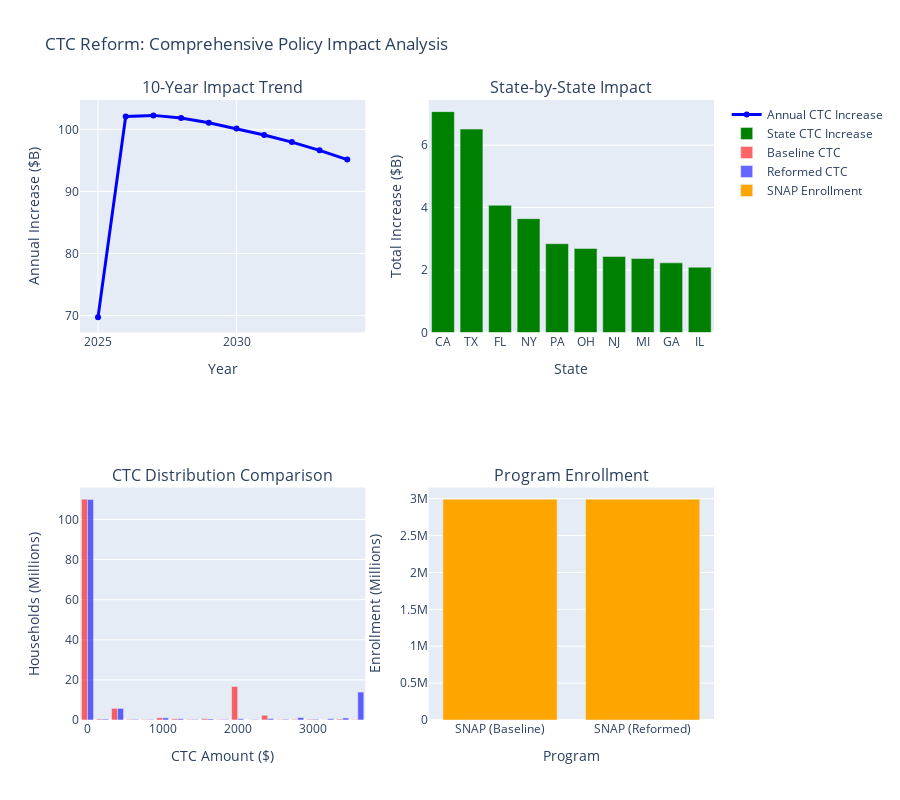

This figure's notebook cell:
### Markdown cell above
## 9.

### Code cell
# Create multiple visualizations

fig = make_subplots(
    rows=2, cols=2,
    subplot_titles=('10-Year Impact Trend', 'State-by-State Impact', 
                   'CTC Distribution Comparison', 'Program Enrollment'),
    specs=[[{"secondary_y": False}, {"secondary_y": False}],
           [{"secondary_y": False}, {"secondary_y": False}]]
)

# Plot 1: 10-year trend
fig.add_trace(
    go.Scatter(x=impact_df['year'], y=impact_df['annual_increase'],
              mode='lines+markers', name='Annual CTC Increase',
              line=dict(color='blue', width=3)),
    row=1, col=1
)

# Plot 2: Top 10 states
top_10_states = state_analysis.head(10)
fig.add_trace(
    go.Bar(x=top_10_states['state_code'], y=top_10_states['total_ctc_increase']/1e9,
           name='State CTC Increase', marker_color='green'),
    row=1, col=2
)

# Plot 3: CTC distribution comparison
ctc_bins = np.arange(0, 4000, 200)
baseline_hist = np.histogram(comparison_df['ctc_baseline'], bins=ctc_bins, 
                           weights=comparison_df['household_weight'])[0]
reformed_hist = np.histogram(comparison_df['ctc_reformed'], bins=ctc_bins,
                           weights=comparison_df['household_weight'])[0]

fig.add_trace(
    go.Bar(x=ctc_bins[:-1], y=baseline_hist/1e6, name='Baseline CTC',
           marker_color='red', opacity=0.6),
    row=2, col=1
)
fig.add_trace(
    go.Bar(x=ctc_bins[:-1], y=reformed_hist/1e6, name='Reformed CTC',
           marker_color='blue', opacity=0.6),
    row=2, col=1
)

# Plot 4: Program enrollment comparison
enrollment_data = {
    'Program': ['SNAP (Baseline)', 'SNAP (Reformed)'],
    'Enrollment': [baseline_snap_count/1e6, reformed_snap_count/1e6]
}
fig.add_trace(
    go.Bar(x=enrollment_data['Program'], y=enrollment_data['Enrollment'],
           name='SNAP Enrollment', marker_color='orange'),
    row=2, col=2
)

# Update layout
fig.update_layout(height=800, showlegend=True, 
                 title_text="CTC Reform: Comprehensive Policy Impact Analysis")

# Update axis labels
fig.update_xaxes(title_text="Year", row=1, col=1)
fig.update_yaxes(title_text="Annual Increase ($B)", row=1, col=1)
fig.update_xaxes(title_text="State", row=1, col=2)
fig.update_yaxes(title_text="Total Increase ($B)", row=1, col=2)
fig.update_xaxes(title_text="CTC Amount ($)", row=2, col=1)
fig.update_yaxes(title_text="Households (Millions)", row=2, col=1)
fig.update_xaxes(title_text="Program", row=2, col=2)
fig.update_yaxes(title_text="Enrollment (Millions)", row=2, col=2)

fig.show()

### Figure 1 — Plotly figure (JSON) as saved in the notebook; plotly's stock layout.template omitted (floating-point values rounded to 4 significant figures)
{"data": [{"line": {"color": "blue", "width": 3}, "mode": "lines+markers", "name": "Annual CTC Increase", "type": "scatter", "x": [2025, 2026, 2027, 2028, 2029, 2030, 2031, 2032, 2033, 2034], "xaxis": "x", "y": [69.75, 102.1, 102.2, 101.8, 101.1, 100.1, 99.09, 97.95, 96.62, 95.12], "yaxis": "y"}, {"marker": {"color": "green"}, "name": "State CTC Increase", "type": "bar", "x": ["CA", "TX", "FL", "NY", "PA", "OH", "NJ", "MI", "GA", "IL"], "xaxis": "x2", "y": [7.074, 6.514, 4.075, 3.646, 2.844, 2.692, 2.433, 2.369, 2.231, 2.091], "yaxis": "y2"}, {"marker": {"color": "red"}, "name": "Baseline CTC", "opacity": 0.6, "type": "bar", "x": [0, 200, 400, 600, 800, 1000, 1200, 1400, 1600, 1800, 2000, 2200, 2400, 2600, 2800, 3000, 3200, 3400, 3600], "xaxis": "x3", "y": [110.1, 0.4571, 5.783, 0.324, 0.2618, 1.106, 0.5668, 0.2824, 0.6299, 0.2845, 16.68, 0.06269, 2.34, 0.277, 0.2885, 0.3788, 0.09317, 0.4473, 0.275], "yaxis": "y3"}, {"marker": {"color": "blue"}, "name": "Reformed CTC", "opacity": 0.6, "type": "bar", "x": [0, 200, 400, 600, 800, 1000, 1200, 1400, 1600, 1800, 2000, 2200, 2400, 2600, 2800, 3000, 3200, 3400, 3600], "xaxis": "x3", "y": [109.9, 0.4474, 5.769, 0.3242, 0.3008, 1.062, 0.5929, 0.2966, 0.514, 0.277, 0.5919, 0.2752, 0.6826, 0.3543, 1.199, 0.3946, 0.6551, 0.9898, 13.92], "yaxis": "y3"}, {"marker": {"color": "orange"}, "name": "SNAP Enrollment", "type": "bar", "x": ["SNAP (Baseline)", "SNAP (Reformed)"], "xaxis": "x4", "y": [2994000.0, 2994000.0], "yaxis": "y4"}], "layout": {"annotations": [{"font": {"size": 16}, "showarrow": false, "text": "10-Year Impact Trend", "x": 0.225, "xanchor": "center", "xref": "paper", "y": 1, "yanchor": "bottom", "yref": "paper"}, {"font": {"size": 16}, "showarrow": false, "text": "State-by-State Impact", "x": 0.775, "xanchor": "center", "xref": "paper", "y": 1, "yanchor": "bottom", "yref": "paper"}, {"font": {"size": 16}, "showarrow": false, "text": "CTC Distribution Comparison", "x": 0.225, "xanchor": "center", "xref": "paper", "y": 0.375, "yanchor": "bottom", "yref": "paper"}, {"font": {"size": 16}, "showarrow": false, "text": "Program Enrollment", "x": 0.775, "xanchor": "center", "xref": "paper", "y": 0.375, "yanchor": "bottom", "yref": "paper"}], "height": 800, "showlegend": true, "title": {"text": "CTC Reform: Comprehensive Policy Impact Analysis"}, "xaxis": {"anchor": "y", "domain": [0, 0.45], "title": {"text": "Year"}}, "xaxis2": {"anchor": "y2", "domain": [0.55, 1], "title": {"text": "State"}}, "xaxis3": {"anchor": "y3", "domain": [0, 0.45], "title": {"text": "CTC Amount ($)"}}, "xaxis4": {"anchor": "y4", "domain": [0.55, 1], "title": {"text": "Program"}}, "yaxis": {"anchor": "x", "domain": [0.625, 1], "title": {"text": "Annual Increase ($B)"}}, "yaxis2": {"anchor": "x2", "domain": [0.625, 1], "title": {"text": "Total Increase ($B)"}}, "yaxis3": {"anchor": "x3", "domain": [0, 0.375], "title": {"text": "Households (Millions)"}}, "yaxis4": {"anchor": "x4", "domain": [0, 0.375], "title": {"text": "Enrollment (Millions)"}}}}
